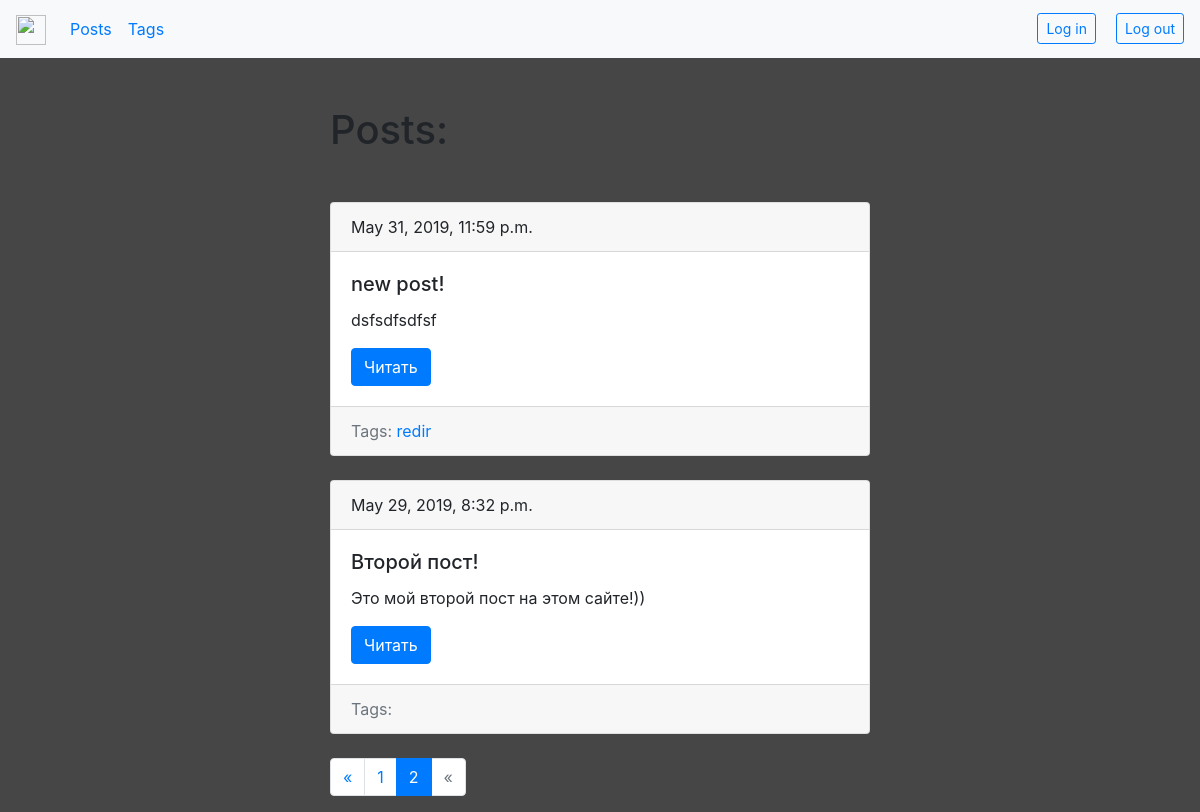
Screenshot of /blog/?page=2 with the database file from the repository.
### blog/models.py (models this page shows, shortened)
class Post(models.Model):
    title = models.CharField(max_length=150, db_index=True)
    slug = models.SlugField(max_length=150, blank=True, unique=True)
    body = models.TextField(blank=True, db_index=True)
    tags = models.ManyToManyField('Tag', blank=True, related_name='posts')
    date_pub = models.DateTimeField(auto_now_add=True)
    def get_absolute_url(self):
        return reverse('post_detail_url', kwargs={'slug': self.slug})
    class Meta:
        ordering = ['-date_pub']

class Tag(models.Model):
    title = models.CharField(max_length=50)
    slug = models.SlugField(max_length=50, unique=True)
    def get_absolute_url(self):
        return reverse('tag_detail_url', kwargs={'slug': self.slug})
    class Meta:
        ordering = ['title']

### blog/views.py (the view)
# urls.py: path('', posts_list, name='posts_list_url'),
def posts_list(request):
    posts = Post.objects.all()
    paginator = Paginator(posts, 2)
    page_number = request.GET.get('page', 1)
    page = paginator.get_page(page_number)
    is_paginated = page.has_other_pages()
    if page.has_previous():
        prv_url = '?page={}'.format(page.previous_page_number())
    else:
        prv_url = ''
    if page.has_next():
        next_url = '?page={}'.format(page.next_page_number())
    else:
        next_url = ''
    context = {
        'page_object': page,
        'is_paginated': is_paginated,
        'next_url': next_url,
        'prv_url': prv_url,
    }
    return render(request, 'blogg/index.html', context=context)

### blog/templates/blogg/index.html (shortened to what this page needs)
{% extends 'blogg/base_blog.html'%}
{% block content %}
<h1 class="mb-5">Posts:</h1>
{% for post in page_object.object_list %}
{% include 'blogg/includs/post_card_template.html'%}
{%endfor%}
{% endblock%}

### blog/templates/blogg/includs/post_card_template.html
<div class="card mb-4">
    <div class="card-header">
        {{post.date_pub}}
    </div>
    <div class="card-body">
        <h5 class="card-title">{{post.title}}</h5>
        <p class="card-text">{{post.body|truncatewords:15}}</p>
        <a href="{{ post.get_absolute_url }}" class="btn btn-primary">Читать</a>
    </div>
    <div class="card-footer text-muted">
        Tags:
        {% for tag in post.tags.all %}
            <a href="{{ tag.get_absolute_url }}">{{ tag.title }}</a>
        {%endfor%}
    </div>
</div>

### templates/base.html (style rules this page uses)
body { background-image: url('https://wallbox.ru/wallpapers/main/201111/a1e1860795f19cab101037f9638e7a17.jpg'); background-position: center center; background-repeat: no-repeat; background-attachment:fixed; background-size: cover; background-color: #464646; }

### rows the page displays
Post: date_pub "May 31, 2019, 11:59 p.m.", title "new post!", body "dsfsdfsdfsf"
Tag: title "redir"
Post: date_pub "May 29, 2019, 8:32 p.m.", title "Второй пост!", body "Это мой второй пост на этом сайте!))"

### other values shown
{{ n }} "1"
{{ n }} "2"
